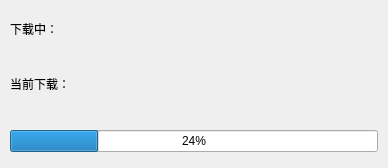
<?xml version="1.0" encoding="UTF-8"?>
<ui version="4.0">
 <class>Dialog</class>
 <widget class="QDialog" name="Dialog">
  <property name="geometry">
   <rect>
    <x>0</x>
    <y>0</y>
    <width>388</width>
    <height>168</height>
   </rect>
  </property>
  <property name="windowTitle">
   <string>Dialog</string>
  </property>
  <widget class="QWidget" name="layoutWidget">
   <property name="geometry">
    <rect>
     <x>10</x>
     <y>20</y>
     <width>368</width>
     <height>132</height>
    </rect>
   </property>
   <layout class="QVBoxLayout" name="verticalLayout">
    <item>
     <widget class="QLabel" name="lbDownLoading">
      <property name="text">
       <string>下载中：</string>
      </property>
     </widget>
    </item>
    <item>
     <spacer name="verticalSpacer_2">
      <property name="orientation">
       <enum>Qt::Vertical</enum>
      </property>
      <property name="sizeHint" stdset="0">
       <size>
        <width>366</width>
        <height>13</height>
       </size>
      </property>
     </spacer>
    </item>
    <item>
     <layout class="QHBoxLayout" name="horizontalLayout">
      <item>
       <widget class="QLabel" name="lbCur">
        <property name="sizePolicy">
         <sizepolicy hsizetype="Preferred" vsizetype="Expanding">
          <horstretch>0</horstretch>
          <verstretch>0</verstretch>
         </sizepolicy>
        </property>
        <property name="minimumSize">
         <size>
          <width>0</width>
          <height>30</height>
         </size>
        </property>
        <property name="text">
         <string>当前下载：</string>
        </property>
       </widget>
      </item>
     </layout>
    </item>
    <item>
     <spacer name="verticalSpacer">
      <property name="orientation">
       <enum>Qt::Vertical</enum>
      </property>
      <property name="sizeHint" stdset="0">
       <size>
        <width>366</width>
        <height>13</height>
       </size>
      </property>
     </spacer>
    </item>
    <item>
     <widget class="QProgressBar" name="Progress">
      <property name="enabled">
       <bool>true</bool>
      </property>
      <property name="value">
       <number>24</number>
      </property>
     </widget>
    </item>
   </layout>
  </widget>
 </widget>
 <resources/>
 <connections/>
</ui>
